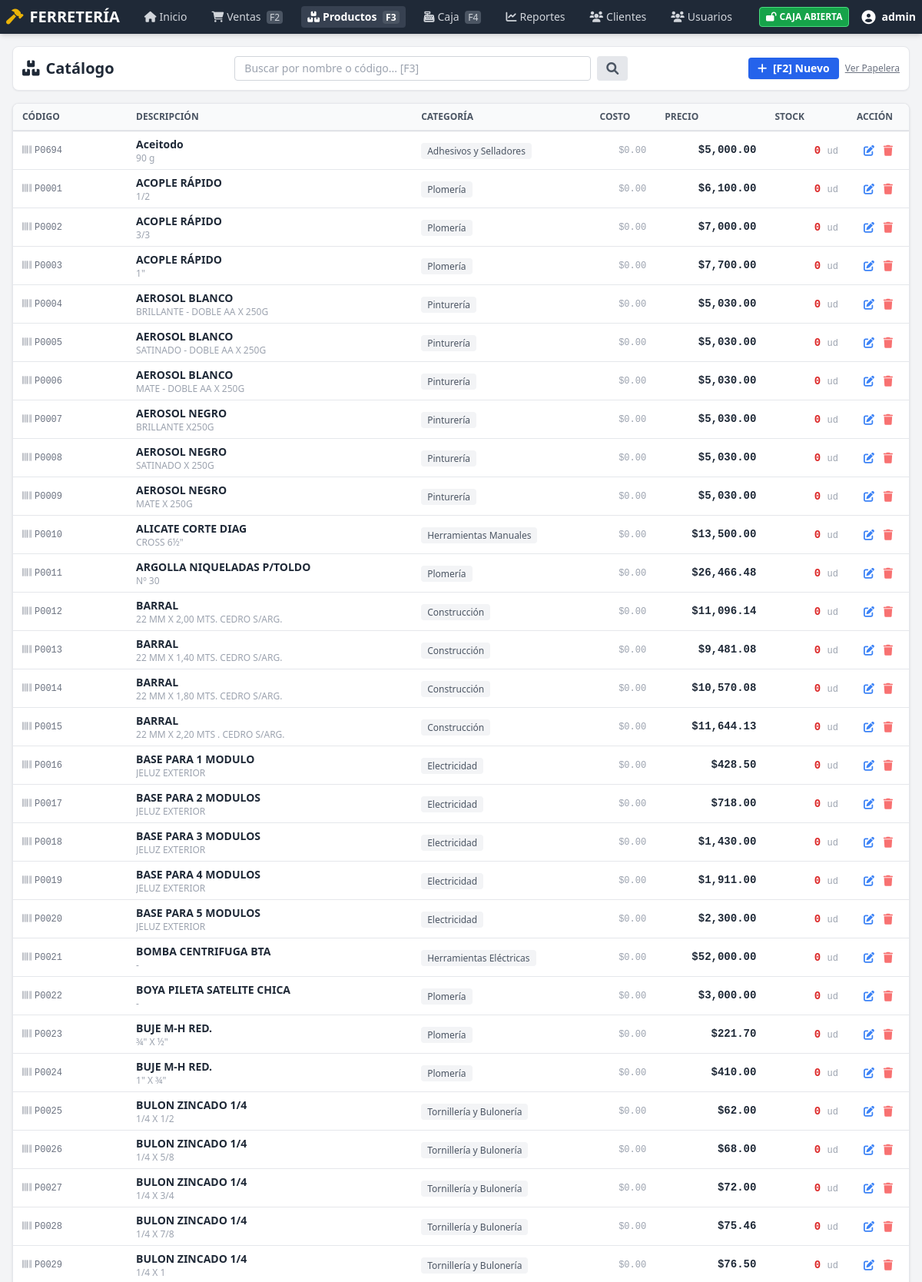
The app's page /public/products.php (signed in, upper part) with its own data.
### tables this page shows
CREATE TABLE `productos` (
  `id` int(11) NOT NULL,
  `nombre` varchar(200) NOT NULL,
  `descripcion` text DEFAULT NULL,
  `codigo_barra` varchar(50) DEFAULT NULL,
  `modelo` varchar(100) DEFAULT NULL,
  `categoria_id` int(11) DEFAULT NULL,
  `marca_id` int(11) DEFAULT NULL,
  `unidad_medida_id` int(11) DEFAULT 1,
  `proveedor_id` int(11) DEFAULT NULL,
  `precio` decimal(10,2) NOT NULL DEFAULT 0.00,
  `precio_costo` decimal(10,2) DEFAULT 0.00,
  `margen_ganancia` decimal(5,2) DEFAULT 30.00,
  `stock` decimal(10,3) NOT NULL DEFAULT 0.000,
  `unidad_medida` varchar(20) DEFAULT 'unid',
  `stock_minimo` decimal(10,3) NOT NULL DEFAULT 0.000,
  `ubicacion_deposito` varchar(50) DEFAULT NULL,
  `imagen` varchar(255) DEFAULT NULL,
  `activo` tinyint(1) DEFAULT 1,
  `deleted_at` timestamp NULL DEFAULT NULL,
  `created_at` timestamp NOT NULL DEFAULT current_timestamp(),
  `updated_at` timestamp NOT NULL DEFAULT current_timestamp() ON UPDATE current_timestamp()
);

CREATE TABLE `categorias` (
  `id` int(11) NOT NULL,
  `nombre` varchar(100) NOT NULL,
  `descripcion` text DEFAULT NULL,
  `icono` varchar(50) DEFAULT 'fa-box',
  `activo` tinyint(1) DEFAULT 1,
  `created_at` timestamp NOT NULL DEFAULT current_timestamp()
);

CREATE TABLE `unidades_medida` (
  `id` int(11) NOT NULL,
  `nombre` varchar(50) NOT NULL,
  `abreviatura` varchar(10) NOT NULL,
  `tipo` enum('unidad','longitud','peso','volumen','area','otro') DEFAULT 'unidad',
  `activo` tinyint(1) DEFAULT 1
);

### app/helpers.php (called while the page is built, shortened)
<?php
if (!function_exists('checkAdmin')) {
    function checkAdmin()
    {
        return isset($_SESSION['role']) && $_SESSION['role'] === 'admin';
    }
}

### public/products.php (the view, shortened to what this page needs)
<?php
require_once __DIR__ . '/../app/bootstrap.php';
$is_admin = checkAdmin();
$can_manage_products = $is_admin || hasRole('kiosquero');
$show_deleted = isset($_GET['show_deleted']) && $_GET['show_deleted'] == '1' && $is_admin;
$search = $_GET['q'] ?? '';
$sql = "SELECT p.*, c.nombre as categoria, u.abreviatura as unidad
        FROM productos p
        LEFT JOIN categorias c ON p.categoria_id = c.id
        LEFT JOIN unidades_medida u ON p.unidad_medida_id = u.id
        WHERE ";
if ($show_deleted) {
    $sql .= "p.deleted_at IS NOT NULL";
} else {
    $sql .= "p.deleted_at IS NULL";
}
$sql .= " ORDER BY p.nombre LIMIT 100";
$stmt = $pdo->prepare($sql);
$stmt->execute();
$productos = $stmt->fetchAll(PDO::FETCH_ASSOC);
?>
<!DOCTYPE html>
<html lang="es">
<head>
    <script src="assets/js/tailwindcss.js"></script>
    <link href="assets/css/fontawesome.min.css" rel="stylesheet">
</head>
<body class="bg-gray-100 flex flex-col min-h-screen pb-10">
    <?php include __DIR__ . '/../includes/nav.php'; ?>
    <div class="max-w-7xl mx-auto px-4 py-4 w-full flex-1">
        <div class="flex justify-between items-center mb-4 bg-white p-3 rounded-lg shadow-sm border border-gray-200">
            <h1 class="text-xl font-bold text-gray-800"><i class="fas fa-boxes mr-2"></i>Catálogo</h1>
            <form action="" method="GET" class="flex-1 max-w-lg mx-6 flex gap-2">
                <input type="text" name="q" value="<?php echo htmlspecialchars($search); ?>"
                       class="flex-1 border border-gray-300 rounded px-3 py-1 text-sm focus:ring-2 focus:ring-blue-500"
                       placeholder="Buscar por nombre o código... [F3]" id="search_input">
                <button type="submit" class="bg-gray-200 px-3 py-1 rounded hover:bg-gray-300 text-gray-600"><i class="fas fa-search"></i></button>
            </form>
            <div class="flex gap-2">
                <?php if ($can_manage_products): ?>
                    <button onclick="openModal()" class="bg-blue-600 text-white px-3 py-1 rounded text-sm font-bold hover:bg-blue-700 shadow-sm">
                        <i class="fas fa-plus mr-1"></i> [F2] Nuevo
                    </button>
                <?php endif; ?>
                <?php if ($is_admin): ?>
                    <a href="?show_deleted=<?php echo $show_deleted ? '0' : '1'; ?>" class="text-xs text-gray-500 hover:text-red-500 underline flex items-center">
                        <?php echo $show_deleted ? 'Ocultar Eliminados' : 'Ver Papelera'; ?>
                    </a>
                <?php endif; ?>
            </div>
        </div>
        <div class="bg-white rounded-lg shadow border border-gray-200 overflow-hidden">
            <div class="overflow-x-auto max-h-[70vh]">
                <table class="dense-table" id="products_table">
                    <thead class="sticky top-0 shadow-sm">
                        <tr>
                            <th class="w-32">Código</th>
                            <th>Descripción</th>
                            <th>Categoría</th>
                            <th class="text-right">Costo</th>
                            <th class="text-right">Precio</th>
                            <th class="text-right">Stock</th>
                            <th class="w-20 text-center">Acción</th>
                        </tr>
                    </thead>
                    <tbody>
                        <?php foreach ($productos as $p): ?>
                            <tr class="group cursor-default hover:bg-gray-50 transition-colors" data-id="<?php echo $p['id']; ?>">
                                <td class="font-mono-num text-xs text-gray-500">
                                    <?php echo $p['codigo_barra'] ? '<i class="fas fa-barcode mr-1 opacity-50"></i>'.$p['codigo_barra'] : '-'; ?>
                                </td>
                                <td>
                                    <div class="font-semibold text-gray-800"><?php echo htmlspecialchars($p['nombre']); ?></div>
                                    <div class="text-xs text-gray-400 truncate w-64"><?php echo htmlspecialchars($p['descripcion']); ?></div>
                                </td>
                                <td><span class="text-xs bg-gray-100 px-2 py-0.5 rounded text-gray-600"><?php echo $p['categoria']; ?></span></td>
                                <td class="text-right font-mono-num text-xs text-gray-400">$<?php echo number_format($p['precio_costo'], 2); ?></td>
                                <td class="text-right font-mono-num font-bold text-gray-800">$<?php echo number_format($p['precio'], 2); ?></td>
                                <td class="text-right">
                                    <span class="font-mono-num font-bold <?php echo $p['stock'] <= $p['stock_minimo'] ? 'text-red-600' : 'text-green-600'; ?>">
                                        <?php echo round($p['stock'], 3); ?> <span class="text-xs font-normal text-gray-400"><?php echo $p['unidad'] ?? 'u'; ?></span>
                                    </span>
                                </td>
                                <td class="text-center">
                                    <?php if ($can_manage_products && !$p['deleted_at']): ?>
                                        <button onclick='editProduct(<?php echo json_encode($p); ?>)' class="text-blue-500 hover:text-blue-700 mx-1" title="Editar [Enter]"><i class="fas fa-edit"></i></button>
                                        <button onclick="confirmDelete(<?php echo $p['id']; ?>, '<?php echo addslashes($p['nombre']); ?>')" class="text-red-400 hover:text-red-600 mx-1" title="Eliminar"><i class="fas fa-trash"></i></button>
                                    <?php endif; ?>
                                </td>
                            </tr>
                        <?php endforeach; ?>
                    </tbody>
                </table>
            </div>
        </div>
    </div>
</body>
</html>

### public/assets/css/styles.css (style rules this page uses)
:root { --primary-color: #4f46e5; --secondary-color: #1f2937; --accent-color: #eab308; --bg-color: #f3f4f6; --text-color: #111827; }
body { background-color: var(--bg-color); color: var(--text-color); font-family: ui-sans-serif, system-ui, -apple-system, BlinkMacSystemFont, "Segoe UI", Roboto, "Helvetica Neue", Arial, sans-serif; }
.dense-table { width: 100%; border-collapse: collapse; font-size: 0.875rem; }
.dense-table th { background-color: #f9fafb; color: #4b5563; font-weight: 600; text-transform: uppercase; font-size: 0.75rem; padding: 0.5rem 0.75rem; border-bottom: 2px solid #e5e7eb; text-align: left; }
.dense-table td { padding: 0.375rem 0.75rem; border-bottom: 1px solid #e5e7eb; white-space: nowrap; }
.font-mono-num { font-family: ui-monospace, SFMono-Regular, Menlo, Monaco, Consolas, "Liberation Mono", "Courier New", monospace; font-variant-numeric: tabular-nums; }

### records on screen
productos: codigo_barra "P0694", nombre "Aceitodo", descripcion "90 g", categoria.nombre "Adhesivos y Selladores", precio_costo "0.00", precio "5,000.00", stock "0", unidad_medida.abreviatura "ud"
productos: codigo_barra "P0001", nombre "ACOPLE RÁPIDO", descripcion "1/2", categoria.nombre "Plomería", precio_costo "0.00", precio "6,100.00", stock "0", unidad_medida.abreviatura "ud"
productos: codigo_barra "P0002", nombre "ACOPLE RÁPIDO", descripcion "3/3", categoria.nombre "Plomería", precio_costo "0.00", precio "7,000.00", stock "0", unidad_medida.abreviatura "ud"
productos: codigo_barra "P0003", nombre "ACOPLE RÁPIDO", descripcion "1\"", categoria.nombre "Plomería", precio_costo "0.00", precio "7,700.00", stock "0", unidad_medida.abreviatura "ud"
productos: codigo_barra "P0004", nombre "AEROSOL BLANCO", descripcion "BRILLANTE - DOBLE AA X 250G", categoria.nombre "Pinturería", precio_costo "0.00", precio "5,030.00", stock "0", unidad_medida.abreviatura "ud"
productos: codigo_barra "P0005", nombre "AEROSOL BLANCO", descripcion "SATINADO - DOBLE AA X 250G", categoria.nombre "Pinturería", precio_costo "0.00", precio "5,030.00", stock "0", unidad_medida.abreviatura "ud"
productos: codigo_barra "P0006", nombre "AEROSOL BLANCO", descripcion "MATE - DOBLE AA X 250G", categoria.nombre "Pinturería", precio_costo "0.00", precio "5,030.00", stock "0", unidad_medida.abreviatura "ud"
productos: codigo_barra "P0007", nombre "AEROSOL NEGRO", descripcion "BRILLANTE X250G", categoria.nombre "Pinturería", precio_costo "0.00", precio "5,030.00", stock "0", unidad_medida.abreviatura "ud"
productos: codigo_barra "P0008", nombre "AEROSOL NEGRO", descripcion "SATINADO X 250G", categoria.nombre "Pinturería", precio_costo "0.00", precio "5,030.00", stock "0", unidad_medida.abreviatura "ud"
productos: codigo_barra "P0009", nombre "AEROSOL NEGRO", descripcion "MATE X 250G", categoria.nombre "Pinturería", precio_costo "0.00", precio "5,030.00", stock "0", unidad_medida.abreviatura "ud"
productos: codigo_barra "P0010", nombre "ALICATE CORTE DIAG", descripcion "CROSS 6½\"", categoria.nombre "Herramientas Manuales", precio_costo "0.00", precio "13,500.00", stock "0", unidad_medida.abreviatura "ud"
productos: codigo_barra "P0011", nombre "ARGOLLA NIQUELADAS P/TOLDO", descripcion "Nº 30", categoria.nombre "Plomería", precio_costo "0.00", precio "26,466.48", stock "0", unidad_medida.abreviatura "ud"
productos: codigo_barra "P0012", nombre "BARRAL", descripcion "22 MM X 2,00 MTS. CEDRO S/ARG.", categoria.nombre "Construcción", precio_costo "0.00", precio "11,096.14", stock "0", unidad_medida.abreviatura "ud"
productos: codigo_barra "P0013", nombre "BARRAL", descripcion "22 MM X 1,40 MTS. CEDRO S/ARG.", categoria.nombre "Construcción", precio_costo "0.00", precio "9,481.08", stock "0", unidad_medida.abreviatura "ud"
productos: codigo_barra "P0014", nombre "BARRAL", descripcion "22 MM X 1,80 MTS. CEDRO S/ARG.", categoria.nombre "Construcción", precio_costo "0.00", precio "10,570.08", stock "0", unidad_medida.abreviatura "ud"
productos: codigo_barra "P0015", nombre "BARRAL", descripcion "22 MM X 2,20 MTS . CEDRO S/ARG.", categoria.nombre "Construcción", precio_costo "0.00", precio "11,644.13", stock "0", unidad_medida.abreviatura "ud"
productos: codigo_barra "P0016", nombre "BASE PARA 1 MODULO", descripcion "JELUZ EXTERIOR", categoria.nombre "Electricidad", precio_costo "0.00", precio "428.50", stock "0", unidad_medida.abreviatura "ud"
productos: codigo_barra "P0017", nombre "BASE PARA 2 MODULOS", descripcion "JELUZ EXTERIOR", categoria.nombre "Electricidad", precio_costo "0.00", precio "718.00", stock "0", unidad_medida.abreviatura "ud"
productos: codigo_barra "P0018", nombre "BASE PARA 3 MODULOS", descripcion "JELUZ EXTERIOR", categoria.nombre "Electricidad", precio_costo "0.00", precio "1,430.00", stock "0", unidad_medida.abreviatura "ud"
productos: codigo_barra "P0019", nombre "BASE PARA 4 MODULOS", descripcion "JELUZ EXTERIOR", categoria.nombre "Electricidad", precio_costo "0.00", precio "1,911.00", stock "0", unidad_medida.abreviatura "ud"
productos: codigo_barra "P0020", nombre "BASE PARA 5 MODULOS", descripcion "JELUZ EXTERIOR", categoria.nombre "Electricidad", precio_costo "0.00", precio "2,300.00", stock "0", unidad_medida.abreviatura "ud"
productos: codigo_barra "P0021", nombre "BOMBA CENTRIFUGA BTA", descripcion "-", categoria.nombre "Herramientas Eléctricas", precio_costo "0.00", precio "52,000.00", stock "0", unidad_medida.abreviatura "ud"
productos: codigo_barra "P0022", nombre "BOYA PILETA SATELITE CHICA", descripcion "-", categoria.nombre "Plomería", precio_costo "0.00", precio "3,000.00", stock "0", unidad_medida.abreviatura "ud"
productos: codigo_barra "P0023", nombre "BUJE M-H RED.", descripcion "¾\" X ½\"", categoria.nombre "Plomería", precio_costo "0.00", precio "221.70", stock "0", unidad_medida.abreviatura "ud"
productos: codigo_barra "P0024", nombre "BUJE M-H RED.", descripcion "1\" X ¾\"", categoria.nombre "Plomería", precio_costo "0.00", precio "410.00", stock "0", unidad_medida.abreviatura "ud"
productos: codigo_barra "P0025", nombre "BULON ZINCADO 1/4", descripcion "1/4 X 1/2", categoria.nombre "Tornillería y Bulonería", precio_costo "0.00", precio "62.00", stock "0", unidad_medida.abreviatura "ud"
productos: codigo_barra "P0026", nombre "BULON ZINCADO 1/4", descripcion "1/4 X 5/8", categoria.nombre "Tornillería y Bulonería", precio_costo "0.00", precio "68.00", stock "0", unidad_medida.abreviatura "ud"
productos: codigo_barra "P0027", nombre "BULON ZINCADO 1/4", descripcion "1/4 X 3/4", categoria.nombre "Tornillería y Bulonería", precio_costo "0.00", precio "72.00", stock "0", unidad_medida.abreviatura "ud"
productos: codigo_barra "P0028", nombre "BULON ZINCADO 1/4", descripcion "1/4 X 7/8", categoria.nombre "Tornillería y Bulonería", precio_costo "0.00", precio "75.46", stock "0", unidad_medida.abreviatura "ud"
productos: codigo_barra "P0029", nombre "BULON ZINCADO 1/4", descripcion "1/4 X 1", categoria.nombre "Tornillería y Bulonería", precio_costo "0.00", precio "76.50", stock "0", unidad_medida.abreviatura "ud"

### other values on screen
$_SESSION['username'] "admin"
